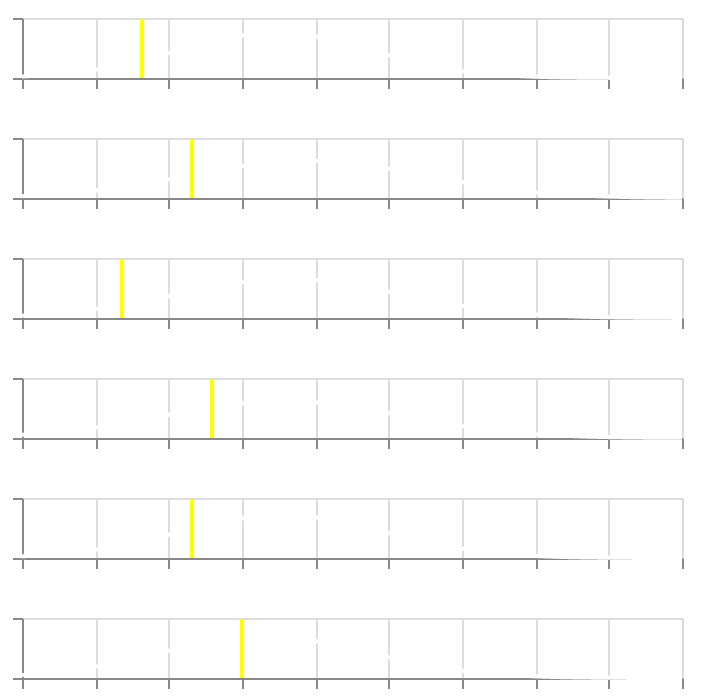

Notebook code for this chart:
### Code cell
raichu.SHOW#.save('raichu.html')

### Figure 1 — Vega-Lite specification as saved in the notebook (floating-point values rounded to 4 significant figures; data arrays with more than 128 entries replaced by an {"elided": "..."} marker saying what was removed)
{"$schema": "https://vega.github.io/schema/vega-lite/v2.6.0.json", "config": {"text": {"angle": 90, "color": "white"}, "view": {"height": 300, "width": 400}}, "datasets": {"data-befba9a85dc339b9acaf9ca72544468e": [{"y": 0}, {"y": 0.0003983}, {"y": 0.0007965}, {"y": 0.001195}, {"y": 0.001593}, {"y": 0.001991}, {"y": 0.00239}, {"y": 0.002788}, {"y": 0.003186}, {"y": 0.003584}, {"y": 0.003983}, {"y": 0.004381}, {"y": 0.004779}, {"y": 0.005177}, {"y": 0.005576}, {"y": 0.005974}, {"y": 0.006372}, {"y": 0.00677}, {"y": 0.007169}, {"y": 0.007567}, {"y": 0.007965}, {"y": 0.008363}, {"y": 0.008762}, {"y": 0.00916}, {"y": 0.009558}, {"y": 0.009957}, {"y": 0.01035}, {"y": 0.01075}, {"y": 0.01115}, {"y": 0.01155}, {"y": 0.01195}, {"y": 0.01235}, {"y": 0.01274}, {"y": 0.01314}, {"y": 0.01354}, {"y": 0.01394}, {"y": 0.01434}, {"y": 0.01474}, {"y": 0.01513}, {"y": 0.01553}, {"y": 0.01593}, {"y": 0.01633}, {"y": 0.01673}, {"y": 0.01713}, {"y": 0.01752}, {"y": 0.01792}, {"y": 0.01832}, {"y": 0.01872}, {"y": 0.01912}, {"y": 0.01951}], "data-c5bd6da23d9c3f4768f2fc8f076536d8": {"elided": "1000 records"}}, "vconcat": [{"layer": [{"data": {"name": "data-c5bd6da23d9c3f4768f2fc8f076536d8"}, "encoding": {"x": {"axis": {"labels": false}, "field": "x", "title": null, "type": "quantitative"}, "y": {"axis": {"labels": false}, "field": "hp", "title": null, "type": "quantitative"}}, "height": 30, "mark": {"color": "white", "type": "line"}, "width": 330}, {"data": {"name": "data-befba9a85dc339b9acaf9ca72544468e"}, "encoding": {"x": {"value": 60}, "y": {"field": "y", "title": null, "type": "quantitative"}}, "mark": {"color": "yellow", "type": "line"}}]}, {"layer": [{"data": {"name": "data-c5bd6da23d9c3f4768f2fc8f076536d8"}, "encoding": {"x": {"axis": {"labels": false}, "field": "x", "title": null, "type": "quantitative"}, "y": {"axis": {"labels": false}, "field": "attack", "title": null, "type": "quantitative"}}, "height": 30, "mark": {"color": "white", "type": "line"}, "width": 330}, {"data": {"name": "data-befba9a85dc339b9acaf9ca72544468e"}, "encoding": {"x": {"value": 85}, "y": {"field": "y", "title": null, "type": "quantitative"}}, "mark": {"color": "yellow", "type": "line"}}]}, {"layer": [{"data": {"name": "data-c5bd6da23d9c3f4768f2fc8f076536d8"}, "encoding": {"x": {"axis": {"labels": false}, "field": "x", "title": null, "type": "quantitative"}, "y": {"axis": {"labels": false}, "field": "defense", "title": null, "type": "quantitative"}}, "height": 30, "mark": {"color": "white", "type": "line"}, "width": 330}, {"data": {"name": "data-befba9a85dc339b9acaf9ca72544468e"}, "encoding": {"x": {"value": 50}, "y": {"field": "y", "title": null, "type": "quantitative"}}, "mark": {"color": "yellow", "type": "line"}}]}, {"layer": [{"data": {"name": "data-c5bd6da23d9c3f4768f2fc8f076536d8"}, "encoding": {"x": {"axis": {"labels": false}, "field": "x", "title": null, "type": "quantitative"}, "y": {"axis": {"labels": false}, "field": "sp_attack", "title": null, "type": "quantitative"}}, "height": 30, "mark": {"color": "white", "type": "line"}, "width": 330}, {"data": {"name": "data-befba9a85dc339b9acaf9ca72544468e"}, "encoding": {"x": {"value": 95}, "y": {"field": "y", "title": null, "type": "quantitative"}}, "mark": {"color": "yellow", "type": "line"}}]}, {"layer": [{"data": {"name": "data-c5bd6da23d9c3f4768f2fc8f076536d8"}, "encoding": {"x": {"axis": {"labels": false}, "field": "x", "title": null, "type": "quantitative"}, "y": {"axis": {"labels": false}, "field": "sp_defense", "title": null, "type": "quantitative"}}, "height": 30, "mark": {"color": "white", "type": "line"}, "width": 330}, {"data": {"name": "data-befba9a85dc339b9acaf9ca72544468e"}, "encoding": {"x": {"value": 85}, "y": {"field": "y", "title": null, "type": "quantitative"}}, "mark": {"color": "yellow", "type": "line"}}]}, {"layer": [{"data": {"name": "data-c5bd6da23d9c3f4768f2fc8f076536d8"}, "encoding": {"x": {"axis": {"labels": false}, "field": "x", "title": null, "type": "quantitative"}, "y": {"axis": {"labels": false}, "field": "speed", "title": null, "type": "quantitative"}}, "height": 30, "mark": {"color": "white", "type": "line"}, "width": 330}, {"data": {"name": "data-befba9a85dc339b9acaf9ca72544468e"}, "encoding": {"x": {"value": 110}, "y": {"field": "y", "title": null, "type": "quantitative"}}, "mark": {"color": "yellow", "type": "line"}}]}]}
